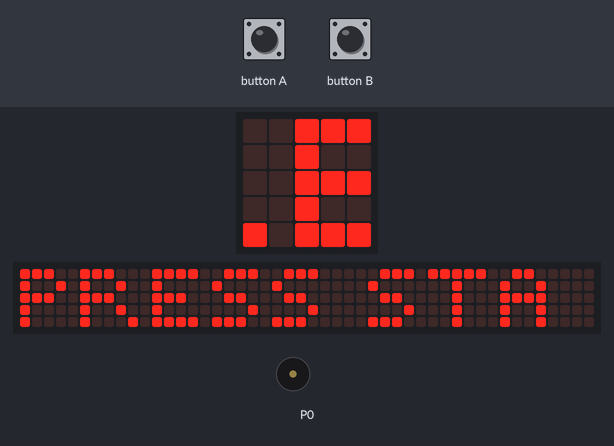
This program was run on a simulated BBC micro:bit running MicroPython. Parts: the board's 5×5 LED display, a strip that is not on the board, showing the scrolling text unrolled, buzzer (waves = sounding). The test bench sets the inputs (shaded band). The 48×5 strip is a reading aid, not a part: it shows the text the display is scrolling, unrolled, one strip-width of it at a time.

Above: at 1.2 s.
1.3 s: button A pressed for 0.15 s
At 3.2 s:
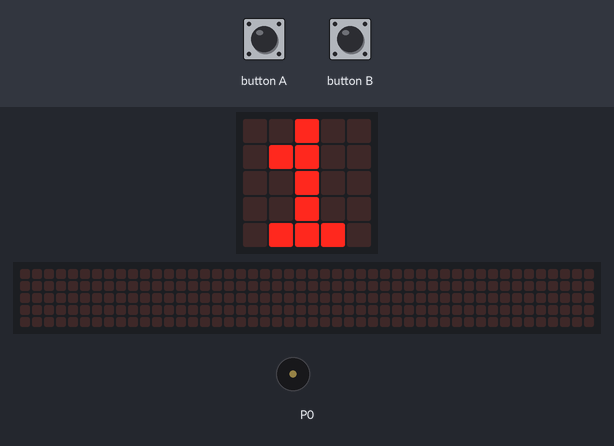
5.0 s: button B pressed for 0.15 s
At 5.18 s:
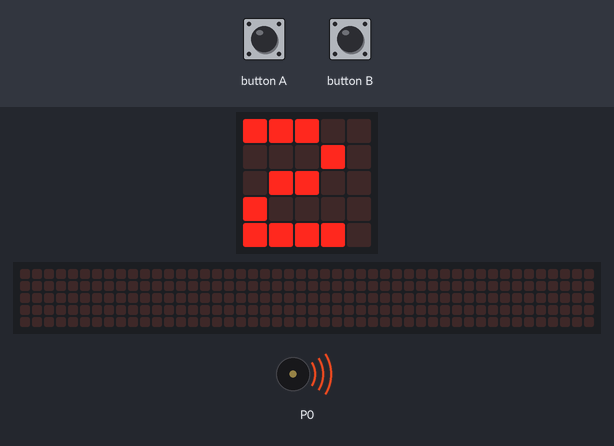
5.7 s: button A pressed 5 times (0.12 s each, 0.3 s apart)
At 7.48 s:
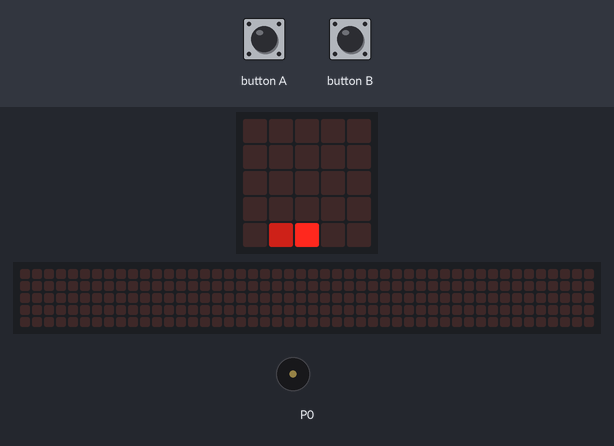
8.7 s: button B pressed for 1 s
At 9.77 s:
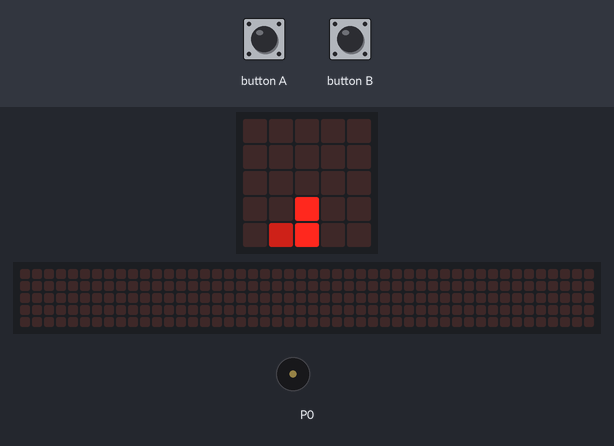
10.3 s: button A pressed for 1 s
At 11.18 s:
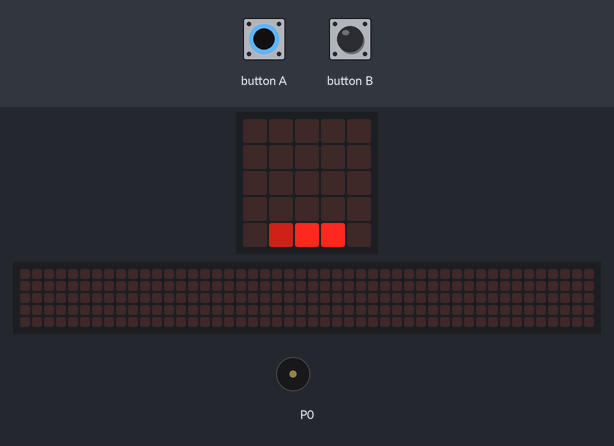
11.9 s: button A pressed for 0.15 s
At 13.31 s:
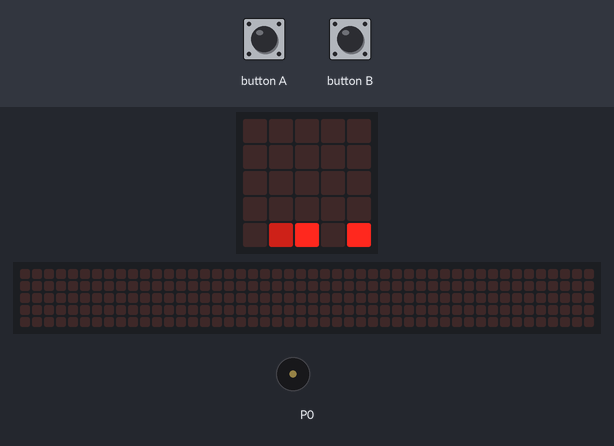
Timing chart, 0 to 13.6 s (numbered marks = the images above; inputs shaded):
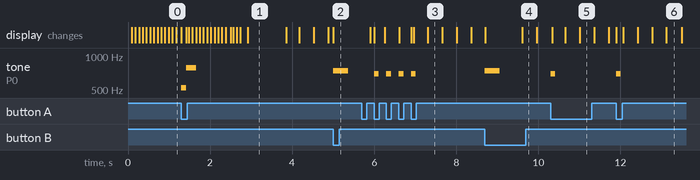

Measured:
- after the input at 1.3 s, tone on P0: silent → 523 Hz at once, → silent 0.12 s later, → 784 Hz 0.01 s later, → silent 0.24 s later; the display: first changes at once (image 1 shows a later state)
- after the input at 5.0 s, tone on P0: silent → 740 Hz at once, → silent 0.36 s later; the display: changes at once (image 2)
- after the input at 5.7 s, tone on P0: alternates 698 Hz for 0.12 s and silent for 0.18 s, 8 changes in all, then stays silent, starting after 0.30 s; the display: first differs from a run without the input after 0.30 s (image 3 shows a later state)
- after the input at 8.7 s, tone on P0: silent → 740 Hz at once, → silent 0.36 s later; the display: first changes at once (image 4 shows a later state)
- after the input at 10.3 s, tone on P0: silent → 698 Hz at once, → silent 0.12 s later; the display: changes at once (image 5)
- after the input at 11.9 s, tone on P0: silent → 698 Hz at once, → silent 0.12 s later; the display: changes at once (image 6)
- what the display in image 1 shows lasts 1.0 s, from 2.9 s to 3.9 s

The program:

project.py
```python
from microbit import *
import music

# INSTRUCTIONS
# Press any button to start
# The turn is indicated by a 1 or a 2
# Use A to change the column to drop the chip in
# The position that the chip will be dropped in is indicated by a flashing light
# Use B to drop the chip
# Player 1's chips are indicated with maximum brightness (9)
# Player 2's chips are indicated with half brightness (4)
# Get 4 in a row to win


# function to find winner and the 4 cells they won in
def check_winner(board):
    # loop over each cell as a potential start point for a win
    for row in range(5):
        for col in range(5):
            # check left to right
            if col <= 1 and board[row][col] != "0" and board[row][col] == board[row][col + 1] == board[row][col + 2] == \
                    board[row][col + 3]:
                return [1 if int(board[row][col]) == 9 else 2,
                        ((row, col), (row, col + 1), (row, col + 2), (row, col + 3))]

            # check top to bottom
            if row <= 1 and board[row][col] != "0" and board[row][col] == board[row + 1][col] == board[row + 2][col] == \
                    board[row + 3][col]:
                return [1 if int(board[row][col]) == 9 else 2,
                        ((row, col), (row + 1, col), (row + 2, col), (row + 3, col))]

            # check diagonal
            if row <= 1 and col <= 1 and board[row][col] != "0" and board[row][col] == board[row + 1][col + 1] == \
                    board[row + 2][col + 2] == board[row + 3][col + 3]:
                return [1 if int(board[row][col]) == 9 else 2,
                        ((row, col), (row + 1, col + 1), (row + 2, col + 2), (row + 3, col + 3))]

            # check other diagonal
            if row >= 3 and col <= 1 and board[row][col] != "0" and board[row][col] == board[row - 1][col + 1] == \
                    board[row - 2][col + 2] == board[row - 3][col + 3]:
                return [1 if int(board[row][col]) == 9 else 2,
                        ((row, col), (row - 1, col + 1), (row - 2, col + 2), (row - 3, col + 3))]

    return [0, None]  # no winner found


# function to find the lowest empty cell in a column
def find_height(game, col):
    for i in range(4, -1, -1):
        if int(game[i][col]) == 0:
            return i


# function to check if the board is full
def check_full(board):
    for row in board:
        if "0" in row:
            return False  # found an empty cell
    return True  # no empty cells and board is full


started = False

display.scroll("PRESS START", delay=85, wait=False, loop=True)  # show the prompt message
while not started:  # while the user hasn't started
    if button_a.was_pressed() or button_b.was_pressed():
        started = True
        sfx = ["C5:1", "G5:2"]  # start sound
        music.play(sfx, wait=False)  # play the start sound

# GAME START!
display.scroll("GO!", delay=90)  # 2 player message

# setup variables
turn = 1  # player 1 turn or player 2 turn
board = [["0", "0", "0", "0", "0"],
         ["0", "0", "0", "0", "0"],
         ["0", "0", "0", "0", "0"],
         ["0", "0", "0", "0", "0"],
         ["0", "0", "0", "0", "0"]]  # game board as a 2D list
winner = 0  # 0 - still playing, 1 - player 1 won, 2 - player 2 won
board_image = Image()  # game board as an Image
column = 2  # currently selected column, 0 is leftmost, starts in the middle

# main game loop
while winner == 0:  # while game is still going on
    column = 2
    display.show(turn)  # show the current turn
    sleep(900)

    # flush any pending button presses to prevent pressing too early
    button_a.was_pressed()
    button_b.was_pressed()

    display.show(board_image)
    selected = False  # player has finished selecting a column?

    # variables to set up chip flashing
    last_toggle = running_time()
    flash_on = True

    while not selected:
        height = find_height(board, column)  # find the topmost empty cell

        if height is None:  # column is full
            column = (column + 1) % 5  # move to the next column
            continue  # skip the rest of this iteration

        # flash the currently selected chip
        if running_time() - last_toggle >= 350:  # interval for flashing
            flash_on = not flash_on  # toggle flash
            last_toggle = running_time()  # get running time again
        if flash_on:
            if turn == 1:
                display.set_pixel(column, height, 9)  # flash on
            else:
                display.set_pixel(column, height, 4)  # flash on
        else:
            display.set_pixel(column, height, 0)  # flash off

        # change column
        if button_a.was_pressed():
            display.set_pixel(column, height, 0)  # stop flashing current pixel
            column = (column + 1) % 5  # add to the column or cycle back
            music.play("F5:1", wait=False)  # play sound
            height = find_height(board, column)

        # confirm choice
        if button_b.was_pressed():
            if turn == 1:
                board[height][column] = "9"  # update board
                turn = 2  # change turn
            else:
                board[height][column] = "4"  # update board
                turn = 1  # change turn
            music.play("F#5:3", wait=False)  # play sound
            selected = True
            # construct the board in an image format
            board_image = Image(str(':'.join(''.join(
                str(cell) for cell in row) for row in board)))
            display.show(board_image)  # show the board state

    win_info = check_winner(board)  # get the win info
    winner = win_info[0]  # winner of game
    win_squares = win_info[1]  # cells in which they won

    # check for tie
    if winner == 0 and check_full(board):
        music.play(music.POWER_DOWN, wait=False)  # play tie sound
        display.scroll("TIE!", delay=100)  # display tie message
        break  # exit game loop

# final steps (only if someone wins)
if winner != 0:
    end_time = running_time() + 3250  # flash for 3.25 seconds
    flash_on = True  # flash toggler

    music.play(music.JUMP_UP, wait=False, loop=True)  # play a celebration tone
    while running_time() < end_time:
        # flash ON or OFF
        for (r, c) in win_squares:
            # flash the pixel depending on who won and whether flash is on or off
            display.set_pixel(c, r, 9 if winner == 1 and flash_on else 4 if winner == 2 and flash_on else 0)
        flash_on = not flash_on  # toggle
        sleep(175)  # wait
    music.stop()  # stop the music

    # display the victory message
    music.play(music.BA_DING, wait=False)  # play victory sound
    for i in range(3):
        display.scroll("P%s WINS!" % winner, delay=100)
        music.play(music.BA_DING, wait=False)
```
